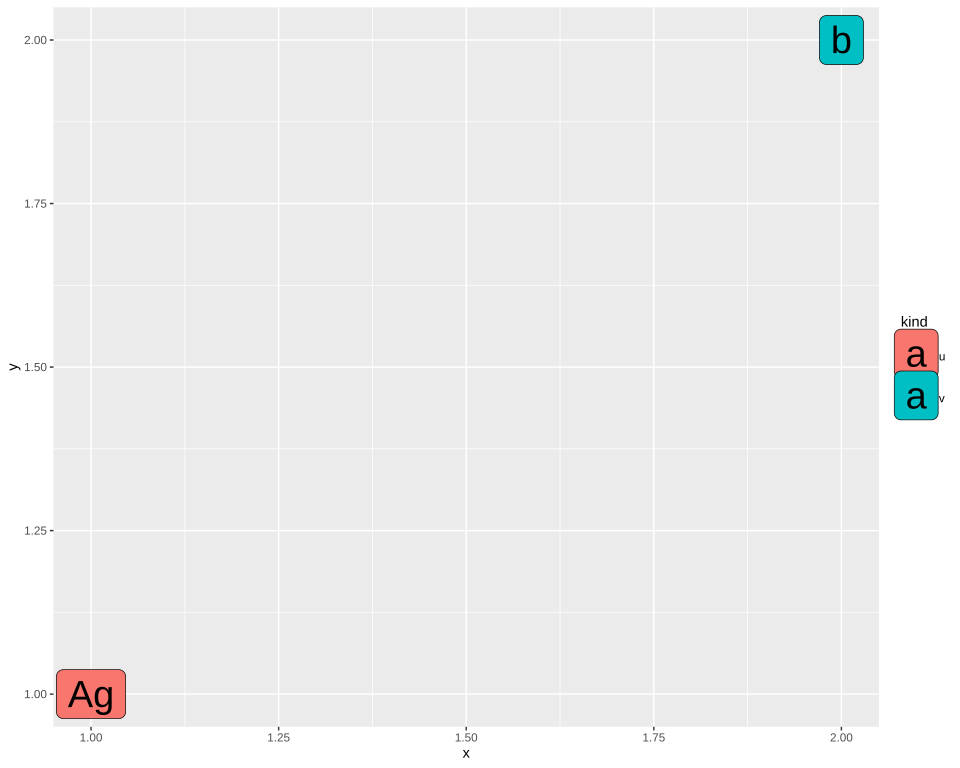

This chart was generated by the following R code:
# The plot test/golden/label_key_big.svg draws, drawn by ggplot2 itself, as ggplot2's own visual
# tests draw their snapshots: the independent check on that golden whenever it changes. The suite
# never runs this; it needs R, ggplot2 and vdiffr, saved as the Docker image giggly-r:ggplot2-4.0.3.
# From the repository's root:
#
#   docker run --rm -v "$PWD/test/golden":/golden:ro giggly-r:ggplot2-4.0.3 \
#     Rscript /golden/label_key_big.R > label_key_big.ggplot2.svg
#
# and compare the two drawings element by element, as test/golden/point.R describes.
#
# A legend of labels 10 millimetres tall, filled by a mapped kind: each key is as big as
# draw_key_label() measures its letter's box, its padding a quarter of a line of grid's default
# 12-point font, 3.6 points, though the box is drawn padded by a quarter of a line of its own text,
# 8.54 points, so it spills out of its key, as R's does; and lifted by the descent of a 10-point
# font, as R hands font_descent() the size in millimetres.
# First checked with ggplot2 4.0.3 and vdiffr 1.0.9: every element and clip path matches but
# svglite's around the whole drawing, and the one departure is test/golden/point.R's, the x axis
# drawn before the y.

library(ggplot2)

df <- data.frame(x = c(1, 2), y = c(1, 2), text = c("Ag", "b"), kind = c("u", "v"))

plot <- ggplot(df, aes(x, y, label = text, fill = kind)) +
  geom_label(size = 10) +
  theme_gray()

file <- tempfile(fileext = ".svg")
vdiffr::write_svg(plot, file)
cat(readLines(file), sep = "\n")
